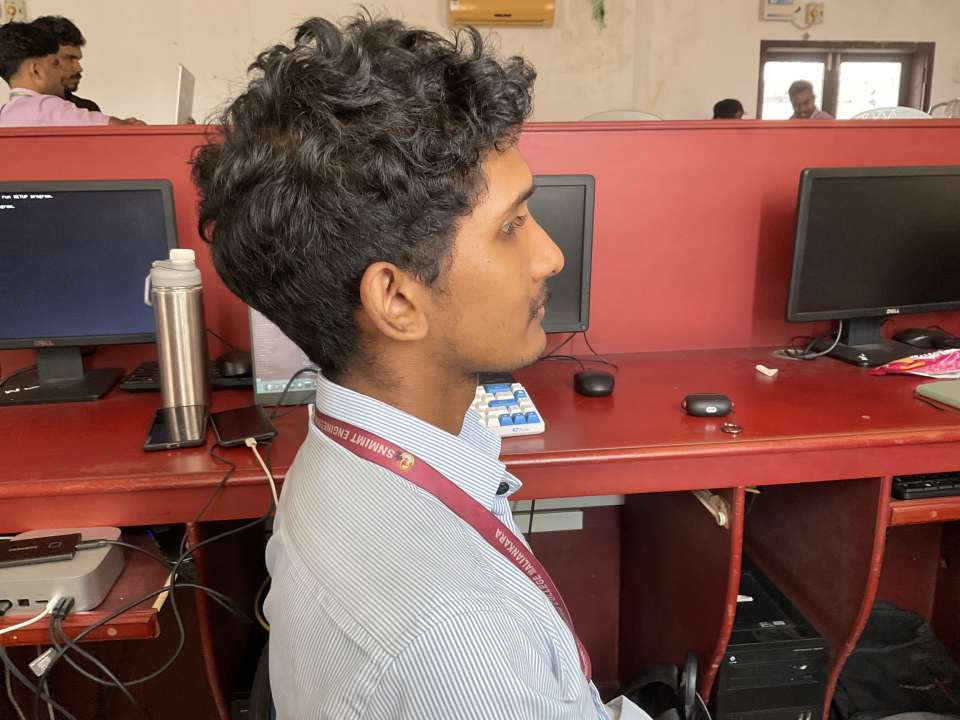
#> input picture faces/students/student_001/Image 2.jpeg, 1920 x 1440 px (shown at 1/2 size)
$ python -i location_identifier.py   (imports and definitions only)   (older library calls are emulated)
#> lines starting #> are read from the running program, lines starting #| are printed output that depends on the picture
#> further down, picture is the input picture: shape (1440, 1920, 3); mean B, G, R 83.6, 93.2, 130.3
from __future__ import annotations

import cv2
import numpy as np
from typing import Dict, List, Tuple

from .config import LOCATION_PATTERNS
from .utils import identify_video_location


class LocationIdentifier:
    def __init__(self) -> None:
        self.location_signatures: Dict[str, Dict[str, float]] = {}

    def signature_from_frame(self, frame: np.ndarray) -> Dict[str, float]:
        h, w = frame.shape[:2]
#> h = 1440; w = 1920
        gray = cv2.cvtColor(frame, cv2.COLOR_BGR2GRAY)
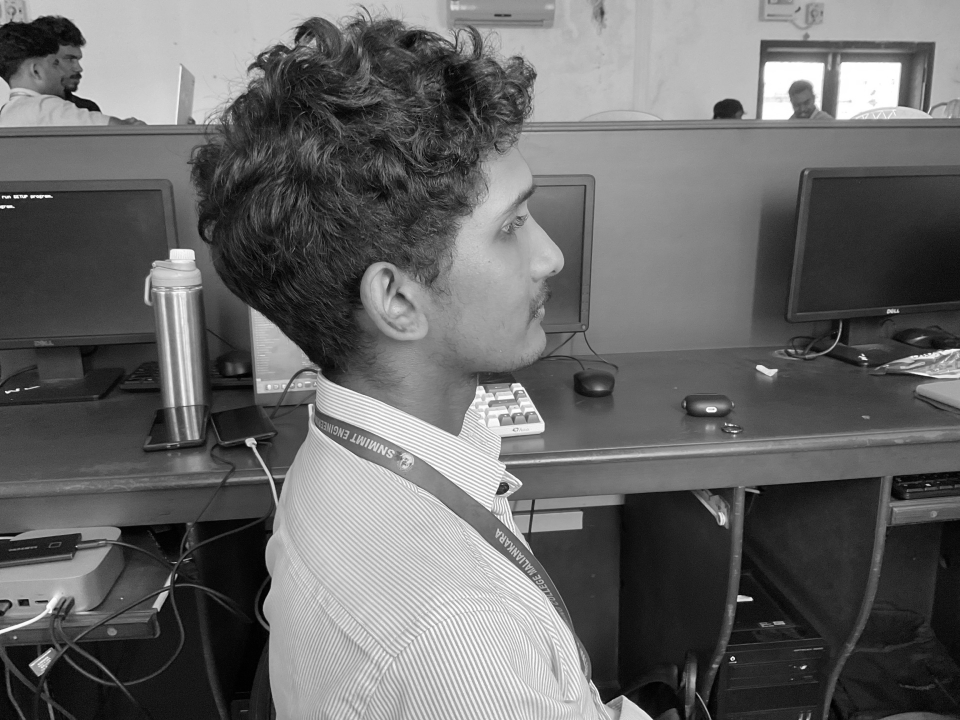
#> gray: shape (1440, 1920) (shown at 1/2 size); min 0, max 255, mean 103.2
        lap_var = float(cv2.Laplacian(gray, cv2.CV_64F).var())
#> lap_var = 328.1
        brightness = float(np.mean(gray) / 255.0)
#> brightness = 0.405
        # crude edges for corridors/structures
        edges = cv2.Canny(gray, 50, 150)
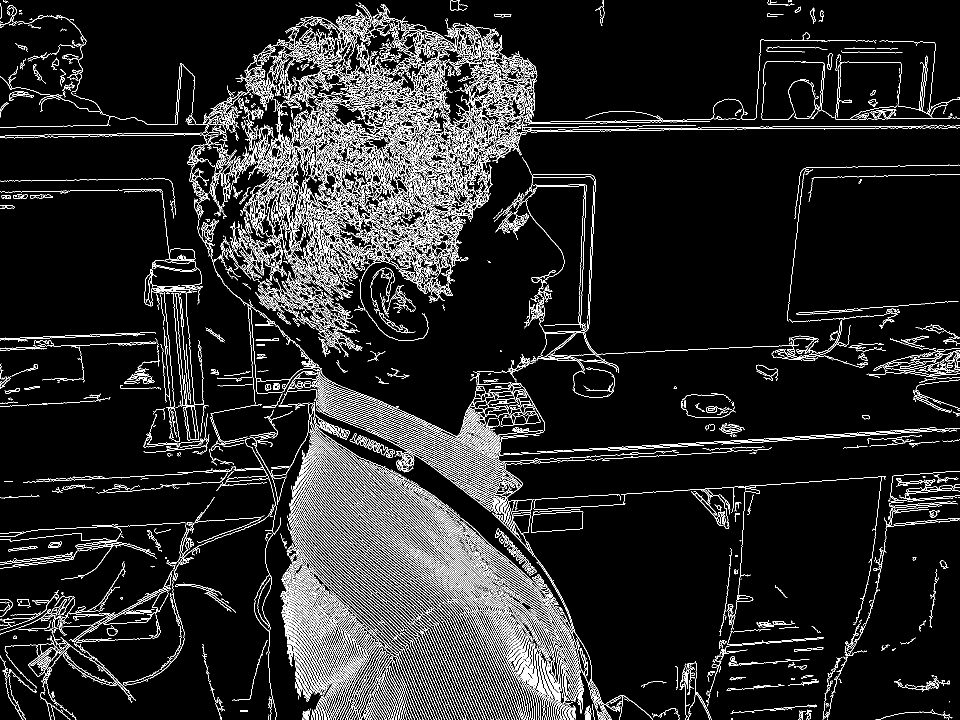
#> edges: shape (1440, 1920) (shown at 1/2 size); 9.5% white in thin lines or dots
        edge_density = float(edges.mean() / 255.0)
#> edge_density = 0.0947
        return {
            "sharpness": lap_var,
            "brightness": brightness,
            "edge_density": edge_density,
        }

    def identify_by_filename(self, filename: str) -> str:
        return identify_video_location(filename, LOCATION_PATTERNS)

    def compare_signature(self, sig: Dict[str, float]) -> Tuple[str, float]:
        if not self.location_signatures:
            return "unknown", 0.0
        best_loc = "unknown"
        best_score = -1.0
        for loc, ref in self.location_signatures.items():
            score = 0.0
            score += 1.0 - min(abs(sig["sharpness"] - ref["sharpness"]) / (ref["sharpness"] + 1e-6), 1.0)
            score += 1.0 - min(abs(sig["brightness"] - ref["brightness"]) / (ref["brightness"] + 1e-6), 1.0)
            score += 1.0 - min(abs(sig["edge_density"] - ref["edge_density"]) / (ref["edge_density"] + 1e-6), 1.0)
            if score > best_score:
                best_score = score
                best_loc = loc
        confidence = max(0.0, min(best_score / 3.0, 1.0))
        return best_loc, confidence

    def add_reference_signature(self, location: str, frame: np.ndarray) -> None:
        self.location_signatures[location] = self.signature_from_frame(frame)

>>> import cv2
>>> picture = cv2.imread('../faces/students/student_001/Image 2.jpeg')
>>> result = LocationIdentifier().signature_from_frame(picture)
#> result = {'sharpness': 328.1, 'brightness': 0.405, 'edge_density': 0.0947}

$ run again, on faces/students/student_001/Image 3.jpeg
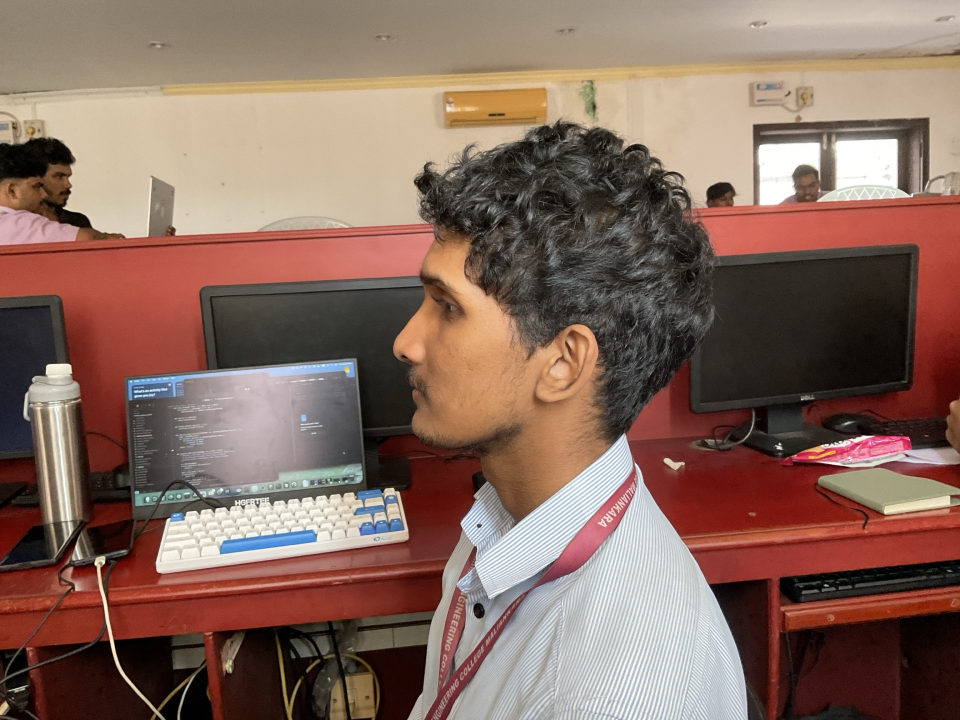
#> input picture faces/students/student_001/Image 3.jpeg, 1920 x 1440 px (shown at 1/2 size)
#> picture is the input picture: shape (1440, 1920, 3); mean B, G, R 94.2, 106.1, 134.9
#> in signature_from_frame, `gray = cv2.cvtColor(frame, cv2.COLOR_BGR2GRAY)`:
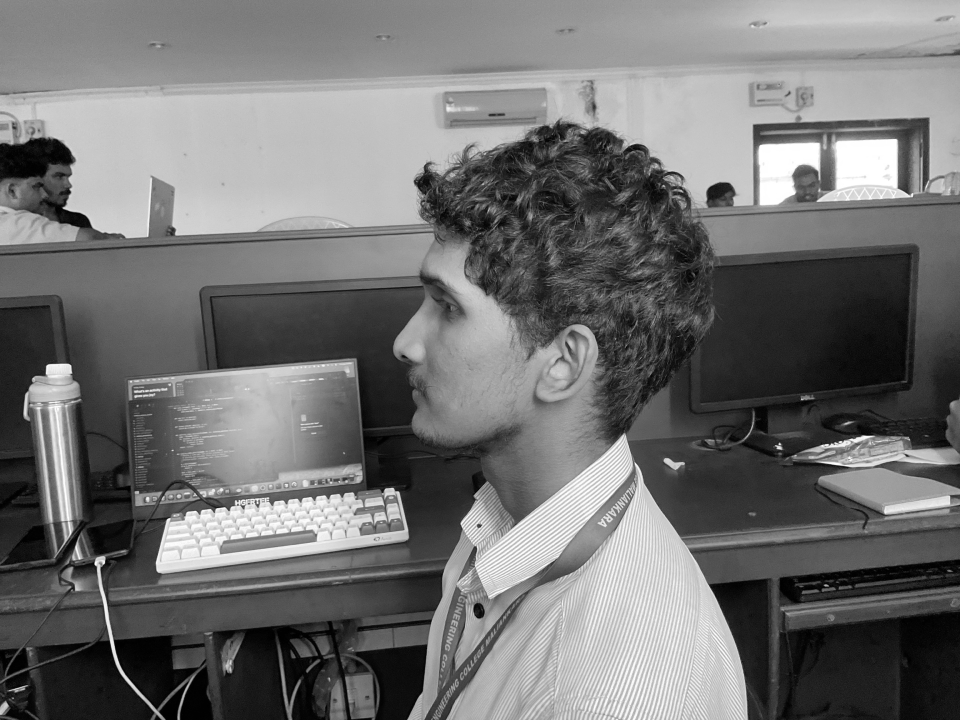
#> gray: shape (1440, 1920) (shown at 1/2 size); min 0, max 255, mean 113.4
#> lap_var = 280.7
#> brightness = 0.445
#> in signature_from_frame, `edges = cv2.Canny(gray, 50, 150)`:
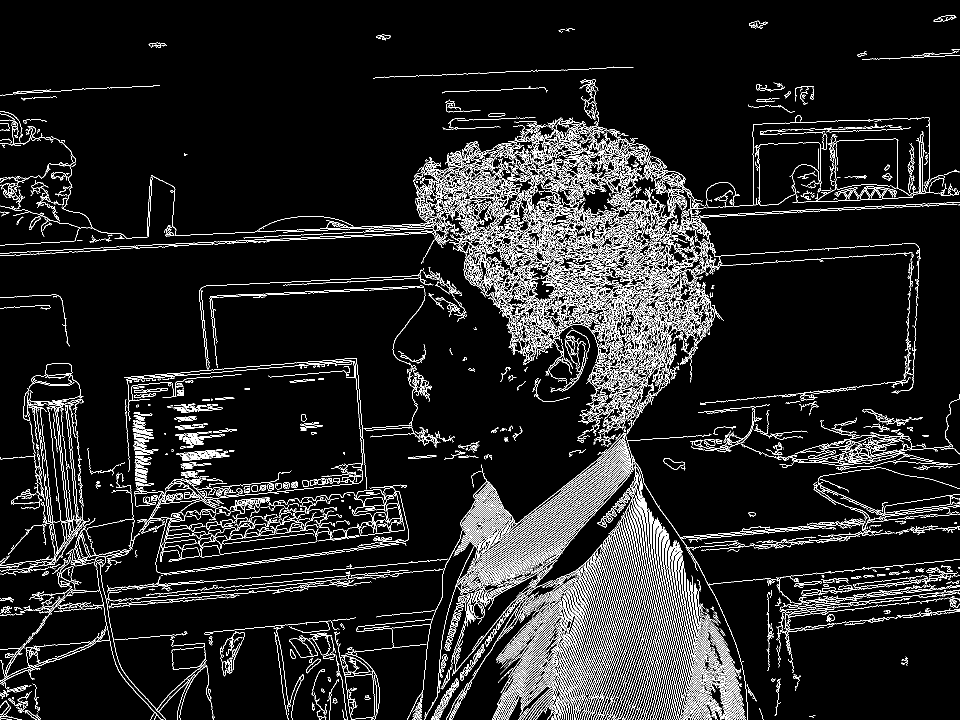
#> edges: shape (1440, 1920) (shown at 1/2 size); 8.5% white in thin lines or dots
#> edge_density = 0.0847
#> result = {'sharpness': 280.7, 'brightness': 0.445, 'edge_density': 0.0847}

$ run again, on faces/students/student_001/Image.jpeg
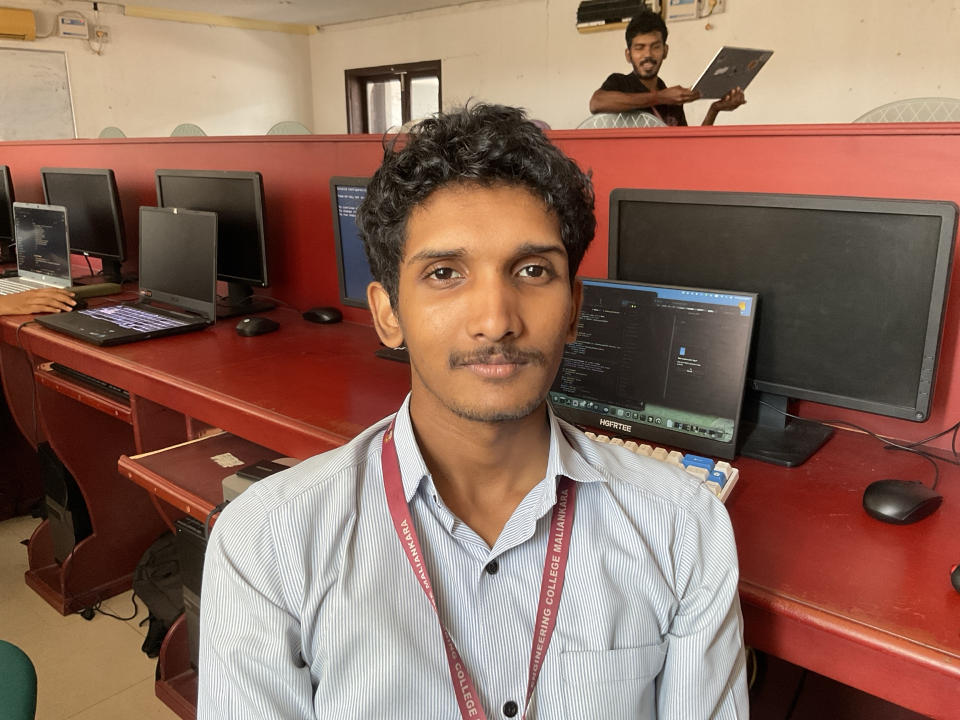
#> input picture faces/students/student_001/Image.jpeg, 1920 x 1440 px (shown at 1/2 size)
#> picture is the input picture: shape (1440, 1920, 3); mean B, G, R 94.3, 108.9, 141.4
#> in signature_from_frame, `gray = cv2.cvtColor(frame, cv2.COLOR_BGR2GRAY)`:
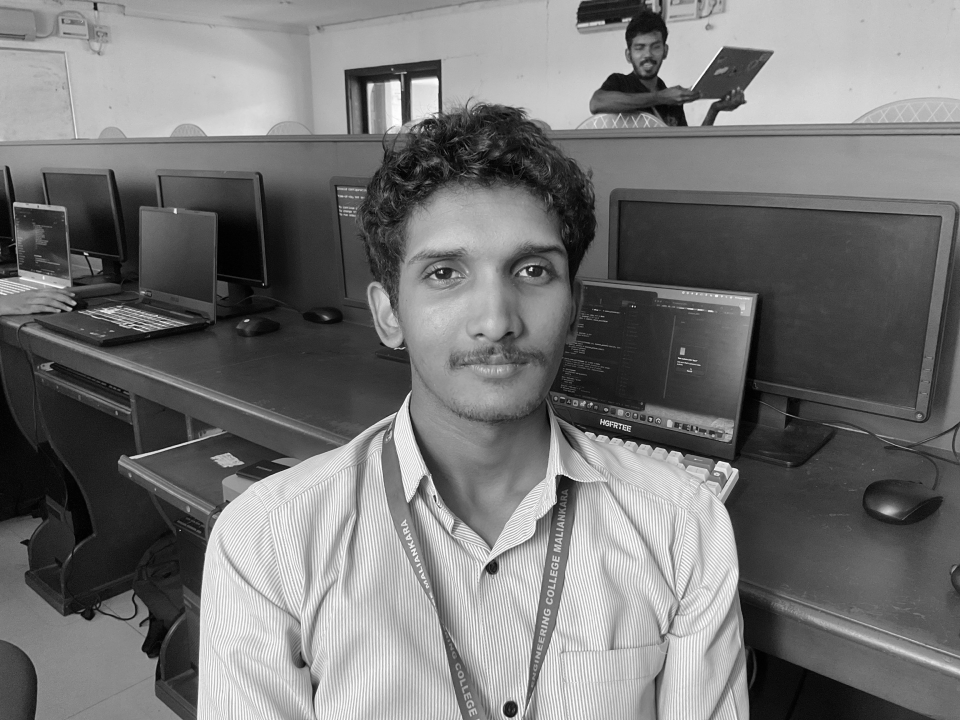
#> gray: shape (1440, 1920) (shown at 1/2 size); min 0, max 255, mean 117
#> lap_var = 418.6
#> brightness = 0.459
#> in signature_from_frame, `edges = cv2.Canny(gray, 50, 150)`:
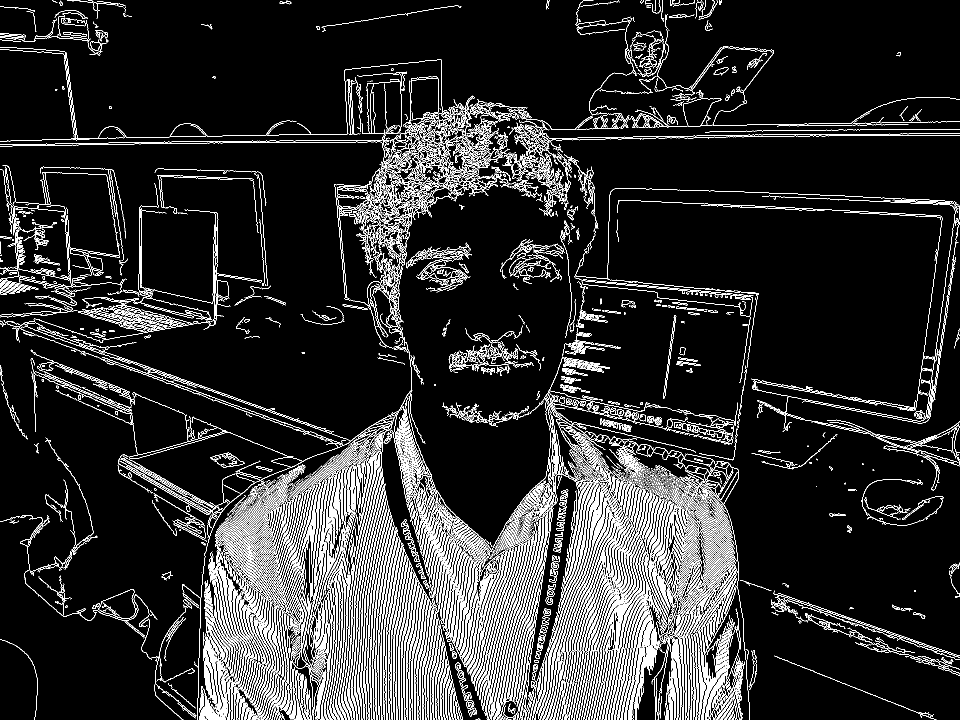
#> edges: shape (1440, 1920) (shown at 1/2 size); 10.2% white in thin lines or dots
#> edge_density = 0.102
#> result = {'sharpness': 418.6, 'brightness': 0.459, 'edge_density': 0.102}
